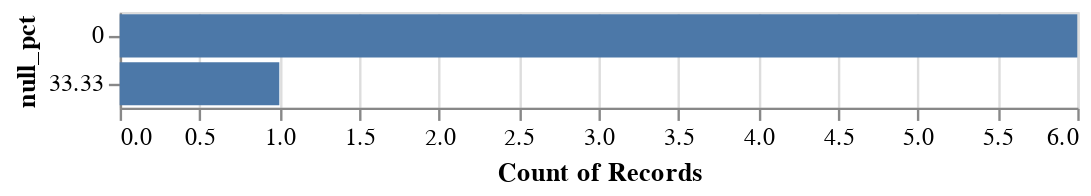

Notebook code cell kept with this figure:
### Code cell
Chart(df).mark_bar().encode(
    Y("null_pct:N"),
    X("count(null_pct):Q")
)

### Figure 1 — Vega-Lite specification as saved in the notebook (floating-point values rounded to 4 significant figures)
{"config": {"view": {"continuousWidth": 400, "continuousHeight": 300}}, "data": {"name": "data-00706bcbcd78817a8ad200ef7bb1a188"}, "mark": "bar", "encoding": {"x": {"type": "quantitative", "aggregate": "count", "field": "null_pct"}, "y": {"type": "nominal", "field": "null_pct"}}, "$schema": "https://vega.github.io/schema/vega-lite/v4.8.1.json", "datasets": {"data-00706bcbcd78817a8ad200ef7bb1a188": [{"ID": 1, "A": 1.0, "B": 1, "A_is_outlier": false, "B_is_outlier": false, "null_pct": 0.0}, {"ID": 2, "A": 4.0, "B": 8, "A_is_outlier": false, "B_is_outlier": false, "null_pct": 0.0}, {"ID": 3, "A": 8.0, "B": 27, "A_is_outlier": false, "B_is_outlier": false, "null_pct": 0.0}, {"ID": 4, "A": null, "B": 65, "A_is_outlier": false, "B_is_outlier": false, "null_pct": 33.33}, {"ID": 5, "A": 32.0, "B": 125, "A_is_outlier": false, "B_is_outlier": false, "null_pct": 0.0}, {"ID": 6, "A": 64.0, "B": 255, "A_is_outlier": false, "B_is_outlier": false, "null_pct": 0.0}, {"ID": 7, "A": 500.0, "B": 300, "A_is_outlier": true, "B_is_outlier": false, "null_pct": 0.0}]}}
